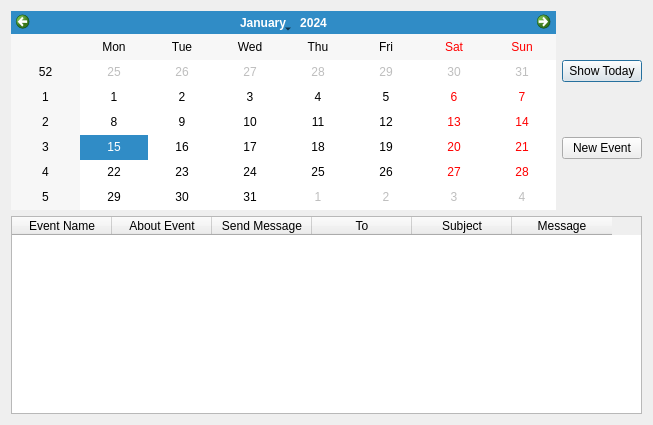
<?xml version="1.0" encoding="UTF-8"?>
<ui version="4.0">
 <class>CalendarScreen</class>
 <widget class="QDialog" name="CalendarScreen">
  <property name="geometry">
   <rect>
    <x>0</x>
    <y>0</y>
    <width>653</width>
    <height>425</height>
   </rect>
  </property>
  <property name="windowTitle">
   <string>Calendar</string>
  </property>
  <property name="windowIcon">
   <iconset resource="resource.qrc">
    <normaloff>:/resource/icons/calendar icon.svg</normaloff>:/resource/icons/calendar icon.svg</iconset>
  </property>
  <layout class="QVBoxLayout" name="verticalLayout">
   <item>
    <layout class="QHBoxLayout" name="horizontalLayout">
     <item>
      <widget class="QCalendarWidget" name="calendar"/>
     </item>
     <item>
      <layout class="QVBoxLayout" name="verticalLayout_2">
       <item>
        <widget class="QPushButton" name="today_button">
         <property name="text">
          <string>Show Today</string>
         </property>
        </widget>
       </item>
       <item>
        <widget class="QPushButton" name="newevent_button">
         <property name="text">
          <string>New Event</string>
         </property>
        </widget>
       </item>
      </layout>
     </item>
    </layout>
   </item>
   <item>
    <widget class="QTableWidget" name="event_table">
     <property name="editTriggers">
      <set>QAbstractItemView::NoEditTriggers</set>
     </property>
     <property name="selectionBehavior">
      <enum>QAbstractItemView::SelectRows</enum>
     </property>
     <column>
      <property name="text">
       <string>Event Name</string>
      </property>
     </column>
     <column>
      <property name="text">
       <string>About Event</string>
      </property>
     </column>
     <column>
      <property name="text">
       <string>Send Message</string>
      </property>
     </column>
     <column>
      <property name="text">
       <string>To</string>
      </property>
     </column>
     <column>
      <property name="text">
       <string>Subject</string>
      </property>
     </column>
     <column>
      <property name="text">
       <string>Message</string>
      </property>
     </column>
    </widget>
   </item>
  </layout>
 </widget>
 <resources>
  <include location="resource.qrc"/>
 </resources>
 <connections/>
</ui>
